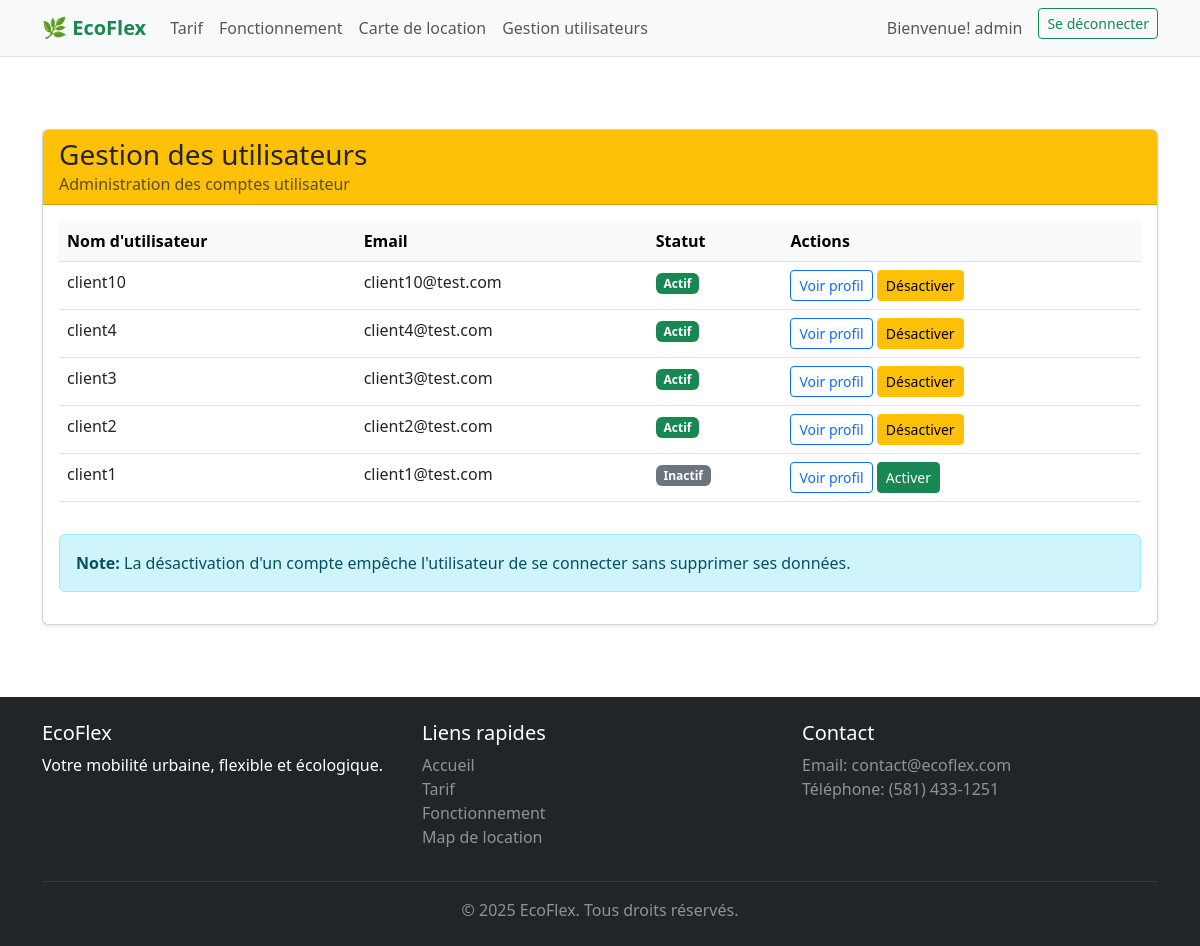
Before: /gestion_users/ (signed in) with the older database file.
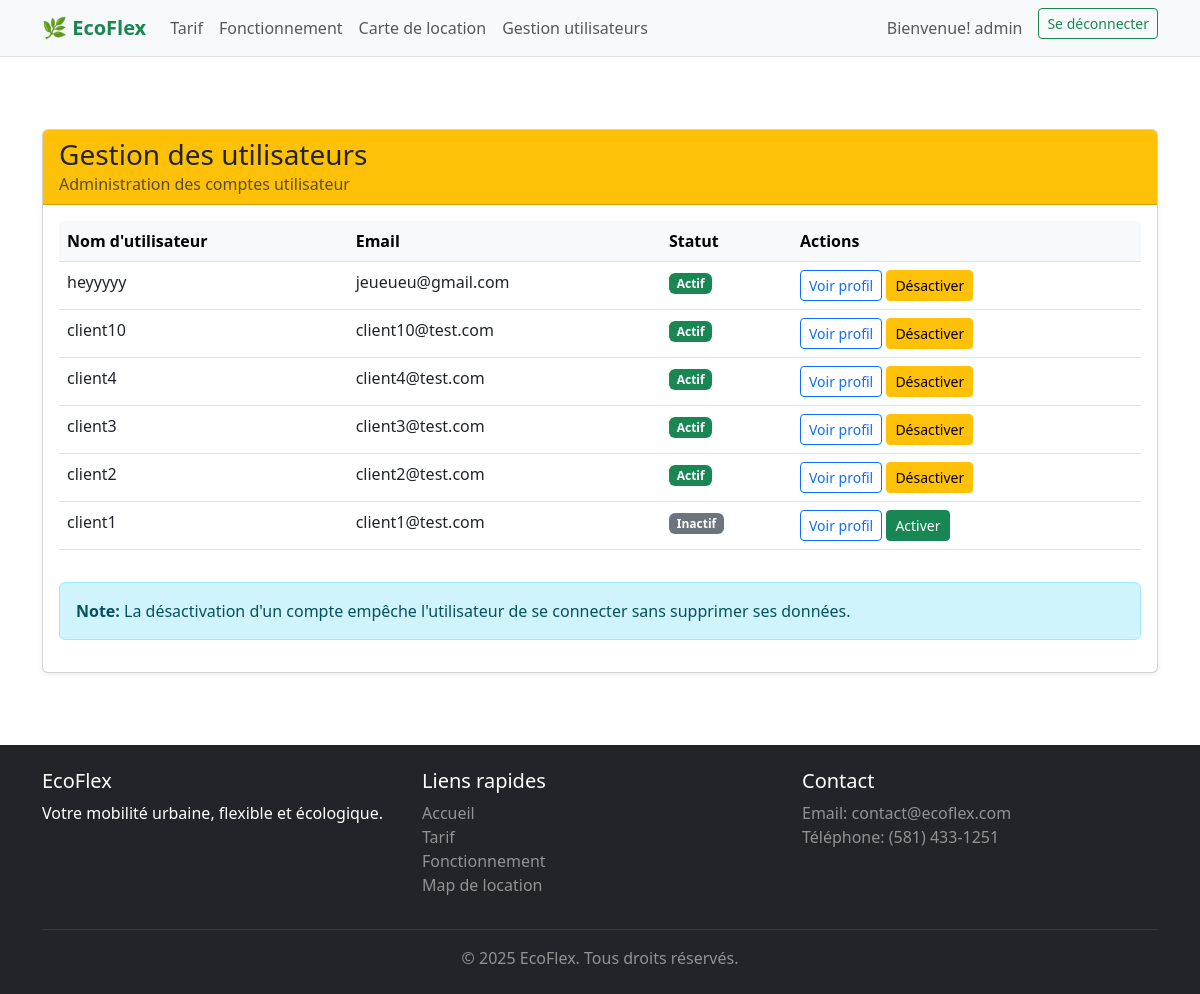
After: the same page with the newer database file.
### ecoflex/models.py (models this page shows, shortened)
class User(AbstractUser):
    numero_permis = models.CharField(max_length=5, unique=True, blank=True, null=True)
    phone_number = models.CharField(max_length=20, null=True, blank=True)
    birth_date = models.DateField(null=True, blank=True)
    address = models.CharField(max_length=255, null=True, blank=True)
    city = models.CharField(max_length=100, null=True, blank=True)
    province = models.CharField(max_length=100, null=True, blank=True)
    postal_code = models.CharField(max_length=20, null=True, blank=True)
    class Meta:
        verbose_name = "Utilisateur"
        verbose_name_plural = "Utilisateurs"

### ecoflex/views.py (the view)
# urls.py: path('gestion_users/', views.gestion_users, name='gestion_users'),
def gestion_users(request):
    if not request.user.is_authenticated or not request.user.is_staff:
        messages.error(request, "Vous n'avez pas les permissions pour accéder à cette page.")
        return redirect('accueil')
    users = User.objects.filter(is_superuser=False).order_by('-date_joined')
    return render(request, 'ecoflex/gestion_users.html', {'users': users})

### ecoflex/templates/ecoflex/gestion_users.html (shortened to what this page needs)
{% extends 'base.html' %}
{% load static %}
{% block content %}
<div class="container mt-5">
    <div class="row">
        <div class="col-12">
            <div class="card shadow-sm">
                <div class="card-header bg-warning">
                    <h3 class="mb-0">Gestion des utilisateurs</h3>
                    <p class="mb-0 text-muted">Administration des comptes utilisateur</p>
                </div>
                <div class="card-body">
                    <div class="table-responsive">
                        <table class="table table-hover">
                            <thead class="table-light">
                                <tr>
                                    <th>Nom d'utilisateur</th>
                                    <th>Email</th>
                                    <th>Statut</th>
                                    <th>Actions</th>
                                </tr>
                            </thead>
                            <tbody>
                                {% for user_item in users %}
                                <tr>
                                    <td>{{ user_item.username }}</td>
                                    <td>{{ user_item.email }}</td>
                                    <td>
                                        {% if user_item.is_active %}
                                            <span class="badge bg-success">Actif</span>
                                        {% else %}
                                            <span class="badge bg-secondary">Inactif</span>
                                        {% endif %}
                                    </td>
                                    <td>
                                        <a href="#" class="btn btn-sm btn-outline-primary">Voir profil</a>
                                        {% if user_item.is_active %}
                                            <a href="{% url 'action_status' user_item.id %}"
                                               class="btn btn-sm btn-warning"
                                               onclick="return confirm('Êtes-vous sûr de vouloir désactiver ce compte ?')">
                                                Désactiver
                                            </a>
                                        {% else %}
                                            <a href="{% url 'action_status' user_item.id %}"
                                               class="btn btn-sm btn-success"
                                               onclick="return confirm('Êtes-vous sûr de vouloir activer ce compte ?')">
                                                Activer
                                            </a>
                                        {% endif %}
                                    </td>
                                </tr>
                                {% empty %}
                                <tr>
                                    <td colspan="4" class="text-center text-muted">Aucun utilisateur trouvé</td>
                                </tr>
                                {% endfor %}
                            </tbody>
                        </table>
                    </div>
                    <div class="alert alert-info mt-3">
                        <strong>Note:</strong> La désactivation d'un compte empêche l'utilisateur de se connecter sans supprimer ses données.
                    </div>
                </div>
            </div>
        </div>
    </div>
</div>
{% endblock %}

### ecoflex/templates/base.html (shortened to what this page needs)
{% load static %}
<!DOCTYPE html>
<html lang="fr">
<head>
    <link href="https://cdn.jsdelivr.net/npm/bootstrap@5.3.0/dist/css/bootstrap.min.css" rel="stylesheet">
</head>
<body>
    <nav class="navbar navbar-expand-lg navbar-light bg-light border-bottom">
        <div class="container">
            <a class="navbar-brand fw-bold text-success" href="{% url 'accueil' %}">
                🌿 EcoFlex
            </a>
            <div class="collapse navbar-collapse" id="navbarNav">
                <ul class="navbar-nav me-auto">
                    <li class="nav-item">
                        <a class="nav-link" href="{% url 'tarif' %}">Tarif</a>
                    </li>
                    <li class="nav-item">
                        <a class="nav-link" href="{% url 'fonctionnement' %}">Fonctionnement</a>
                    </li>
                    <li class="nav-item">
                        <a class="nav-link" href="{% url 'map_location' %}">Carte de location</a>
                    </li>
                    {% if user %}
                        {% if user.is_superuser %}
                            <li class="nav-item">
                                <a class="nav-link" href="{% url 'gestion_users' %}">Gestion utilisateurs</a>
                            </li>
                        {% endif %}
                    {% endif %}
                </ul>
                <ul class="navbar-nav ms-auto">
                    {% if user.is_authenticated %}
                        <li class="nav-item">
                            <a class="nav-link" href="{% url 'profil' %}">Bienvenue! {{ user.username }}</a>
                        </li>
                        <li class="nav-item">
                            <a class="btn btn-outline-success btn-sm ms-2" href="{% url 'deconnexion' %}">Se déconnecter</a>
                        </li>
                    {% endif %}
                </ul>
            </div>
        </div>
    </nav>
    <main class="py-4">
        {% block content %}
        {% endblock %}
    </main>
    <footer class="bg-dark text-white py-4 mt-5">
        <div class="container">
            <div class="row">
                <div class="col-md-4">
                    <h5>EcoFlex</h5>
                    <p>Votre mobilité urbaine, flexible et écologique.</p>
                </div>
                <div class="col-md-4">
                    <h5>Liens rapides</h5>
                    <ul class="list-unstyled">
                        <li><a href="{% url 'accueil' %}" class="text-white-50 text-decoration-none">Accueil</a></li>
                        <li><a href="{% url 'tarif' %}" class="text-white-50 text-decoration-none">Tarif</a></li>
                        <li><a href="{% url 'fonctionnement' %}" class="text-white-50 text-decoration-none">Fonctionnement</a></li>
                        <li><a href="{% url 'map_location' %}" class="text-white-50 text-decoration-none">Map de location</a></li>
                    </ul>
                </div>
                <div class="col-md-4">
                    <h5>Contact</h5>
                    <p class="text-white-50">
                        Email: contact@ecoflex.com<br>
                        Téléphone: (581) 433-1251
                    </p>
                </div>
            </div>
            <hr class="my-3 border-secondary">
            <div class="text-center">
                <p class="mb-0 text-white-50">&copy; 2025 EcoFlex. Tous droits réservés.</p>
            </div>
        </div>
    </footer>
</body>
</html>

Changed rows visible on the page:
added User: username "heyyyyy", email "jeueueu@gmail.com", is_active "Actif"
